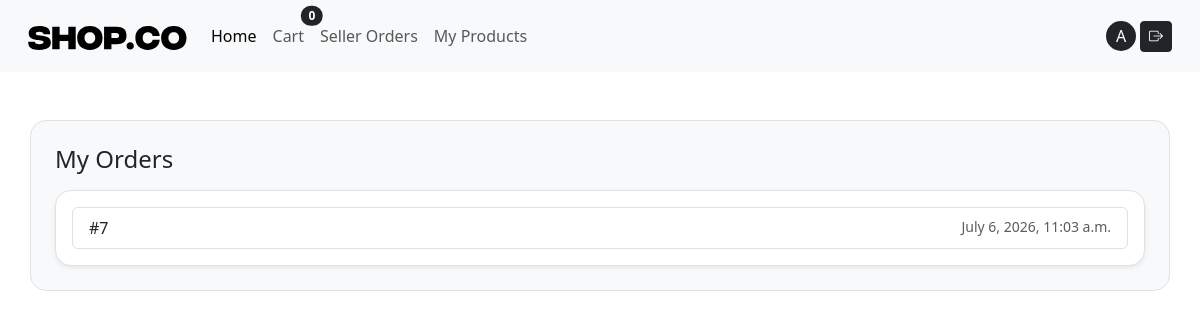
The app's page /my-orders/ (signed in) with its own data.
### cart/models.py (models this page shows, shortened)
class Cart(models.Model):
   user = models.OneToOneField(settings.AUTH_USER_MODEL, on_delete=models.CASCADE, related_name='cart')
   created_at = models.DateField(auto_now_add=True)
   updated_at = models.DateField(auto_now=True)
   def total_qty(self):
       return sum(item.qty for item in self.items.all())

### accounts/models.py (models this page shows, shortened)
class User(AbstractUser):
    class Role(models.TextChoices):
        BUYER = "BUYER", "Buyer"
        SELLER = "SELLER", "Seller"
    role = models.CharField(
        max_length=10,
        choices=Role.choices,
        default=Role.BUYER
    )
    image = models.ImageField(upload_to="avatars/", blank=True, null=True)
    phone = models.CharField(max_length=13, help_text="+998919990033")
    address = models.CharField(max_length=255, blank=True)

### orders/models.py (models this page shows, shortened)
class Order(models.Model):
   user = models.ForeignKey(  # buyurtma egasi (xaridor)
       settings.AUTH_USER_MODEL,
       on_delete=models.CASCADE,
       related_name="orders"
   )
   full_name = models.CharField(max_length=120)  # checkoutdagi ism-familiya
   phone = models.CharField(max_length=30)  # telefon
   address = models.TextField()  # manzil (sodda variant)
   delivery_method = models.CharField(max_length=50, default="standard")  # yetkazish turi
   note = models.TextField(blank=True)  # izoh (ixtiyoriy)
   created_at = models.DateTimeField(auto_now_add=True)  #yaratilgan vaqt

### orders/views.py (the view)
# urls.py: path("my-orders/", views.MyOrdersListView.as_view(), name="my_orders"),  # history
class MyOrdersListView(LoginRequiredMixin, ListView):
   model = Order
   template_name = "orders/my_orders.html"
   context_object_name = "orders"
   paginate_by = 10  # 10 tadan ko‘rsatadi
   def get_queryset(self):
       return Order.objects.filter(user=self.request.user).order_by("-created_at")

### cart/context_processors.py (called while the page is built)
def cart(request):
    if request.user.is_authenticated:
        cart, _ = Cart.objects.get_or_create(user=request.user)
        return {'cart': cart}
    return {'cart': None}

### templates/orders/my_orders.html (shortened to what this page needs)
{% extends "base.html" %}
{% block content %}
<div class="container border rounded p-4 rounded-4 my-5 bg-light">
<h1 class="h4 mb-3">My Orders</h1>
<div class="card shadow-sm border rounded-4">
 <div class="card-body">
   {% if orders %}
     <ul class="list-group">
       {% for o in orders %}
         <a class="list-group-item list-group-item-action d-flex justify-content-between"
            href="{% url 'order_detail' o.id %}">
           <span>#{{ o.id }}</span>
           <span class="text-muted small">{{ o.created_at }}</span></a>
       {% endfor %}</ul>
   {% else %}
     <p class="text-muted mb-0">Hozircha buyurtma yo‘q.</p>
   {% endif %}</div></div>
</div>
{% endblock %}

### templates/includes/navbar.html (shortened to what this page needs)
{% load static %}
<nav class="navbar navbar-expand-lg bg-body-tertiary p-3">
  <div class="container-fluid">
    <a class="navbar-brand" href="/"><img src="{% static 'images/logo.svg' %}" alt=""/></a>
    <div class="collapse navbar-collapse" id="navbarSupportedContent">
      <ul class="navbar-nav me-auto mb-2 mb-lg-0">
        <li class="nav-item">
          <a class="nav-link active" aria-current="page" href="/">Home</a>
        </li>
        <li class="nav-item">
          <a href="{% url 'cart_detail' %}" class="nav-link position-relative btn btn-sm ">
  Cart
  <span class="position-absolute top-0 start-100 translate-middle badge rounded-pill bg-dark">
     {{ cart.total_qty }}
  </span>
</a>
        </li>
        <li class="nav-item">
          {% if request.user.is_authenticated %}
 {% if request.user.role == "SELLER" %}
   <a class="nav-link" href="{% url 'seller_order_items' %}">Seller Orders</a>
 {% endif %}
{% endif %}
        </li>
        <li class="nav-item">
          {% if request.user.is_authenticated and request.user.role == "SELLER" %}
<a class="nav-link" href="{% url 'seller_products' %}">
My Products
</a>
{%endif %}
</li>
      </ul>
      {% if user.is_authenticated %}
        <a style="width: 30px; height:30px;" class="text-decoration-none d-flex align-items-center justify-content-center bg-dark text-white rounded rounded-circle me-1"  href="{% url 'profile_detail' %}">{{ user.username|slice:1|title }}</a>
      <form method="post" action="{% url 'logout' %}">
        <button class="btn btn-dark btn-sm"><i class="bi bi-box-arrow-right"></i></button>
      </form>
      {% else %}
      <a class="btn btn-dark rounded rounded-pill me-1" href="{% url 'signup' %}">Ro'yxatdan o'tish</a>
      <a class="btn btn-dark rounded rounded-pill" href="{% url 'login' %}">Kirish</a>
      {% endif %}
    </div>
  </div>
</nav>

### records on screen
Cart: total_qty "0"
User: username "A"
Order: id "7", created_at "July 6, 2026, 11:03 a.m."
